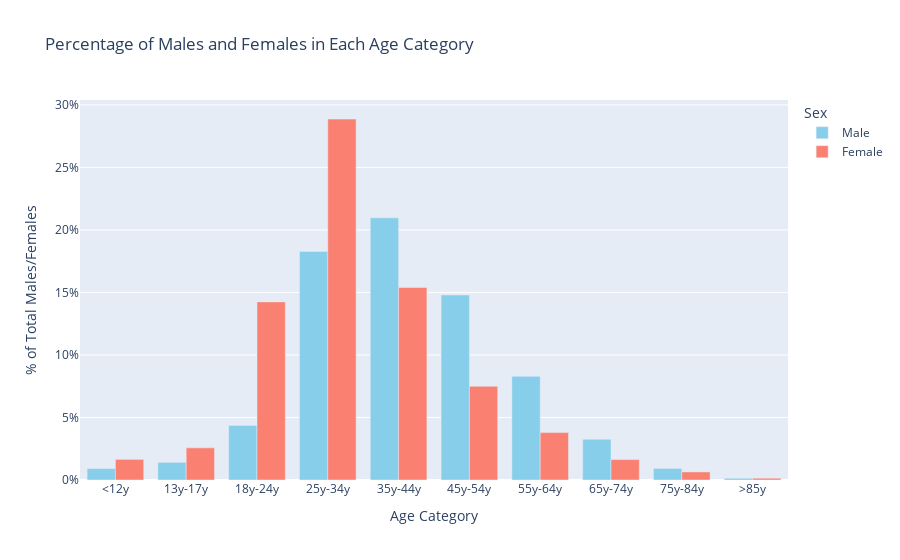

The notebook cell this image was saved under:
### Code cell
fig = go.Figure()

for sex in ['M', 'F']:
    fig.add_trace(go.Bar(
        x=age_labels,
        y=age_sex_percentage[sex],
        name='Male' if sex == 'M' else 'Female',
        marker_color='skyblue' if sex == 'M' else 'salmon',
        hovertext=[f"Top names: {', '.join(top_names.loc[age, sex])}" for age in age_labels],
        hoverinfo="text"
    ))

fig.update_layout(
    title='Percentage of Males and Females in Each Age Category',
    xaxis_title='Age Category',
    yaxis_title='% of Total Males/Females',
    barmode='group',
    xaxis=dict(tickvals=age_labels, tickangle=0),
    yaxis=dict(ticksuffix='%'),
    legend=dict(title="Sex")
)

fig.show()

### Figure 1 — Plotly figure (JSON) as saved in the notebook; plotly's stock layout.template omitted (floating-point values rounded to 4 significant figures)
{"data": [{"hoverinfo": "text", "hovertext": ["Top names: Michael, Mickey, Kid", "Top names: Kid, Charlie, Michael", "Top names: Paul, Danny, Michael", "Top names: John, David, Tom", "Top names: John, David, Tom", "Top names: John, George, Robert", "Top names: John, George, James", "Top names: John, George, Charles", "Top names: John, Arthur, Max", "Top names: Donald, Smurf, Gus"], "marker": {"color": "skyblue"}, "name": "Male", "type": "bar", "x": ["<12y", "13y-17y", "18y-24y", "25y-34y", "35y-44y", "45y-54y", "55y-64y", "65y-74y", "75y-84y", ">85y"], "y": [0.914, 1.411, 4.368, 18.28, 20.96, 14.8, 8.288, 3.258, 0.9223, 0.1374]}, {"hoverinfo": "text", "hovertext": ["Top names: Susan, Katie, Samantha", "Top names: Sarah, Alice, Samantha", "Top names: Priya, Julie, Pooja", "Top names: Sarah, Kate, Lisa", "Top names: Sarah, Susan, Kate", "Top names: Helen, Sarah, Martha", "Top names: Helen, Margaret, Barbara", "Top names: Martha, Helen, mère", "Top names: Jessica, Helen, Gloria", "Top names: Annie, Mme, Chopra"], "marker": {"color": "salmon"}, "name": "Female", "type": "bar", "x": ["<12y", "13y-17y", "18y-24y", "25y-34y", "35y-44y", "45y-54y", "55y-64y", "65y-74y", "75y-84y", ">85y"], "y": [1.65, 2.572, 14.24, 28.87, 15.4, 7.493, 3.789, 1.633, 0.6461, 0.1442]}], "layout": {"barmode": "group", "legend": {"title": {"text": "Sex"}}, "title": {"text": "Percentage of Males and Females in Each Age Category"}, "xaxis": {"tickangle": 0, "tickvals": ["<12y", "13y-17y", "18y-24y", "25y-34y", "35y-44y", "45y-54y", "55y-64y", "65y-74y", "75y-84y", ">85y"], "title": {"text": "Age Category"}}, "yaxis": {"ticksuffix": "%", "title": {"text": "% of Total Males/Females"}}}}
